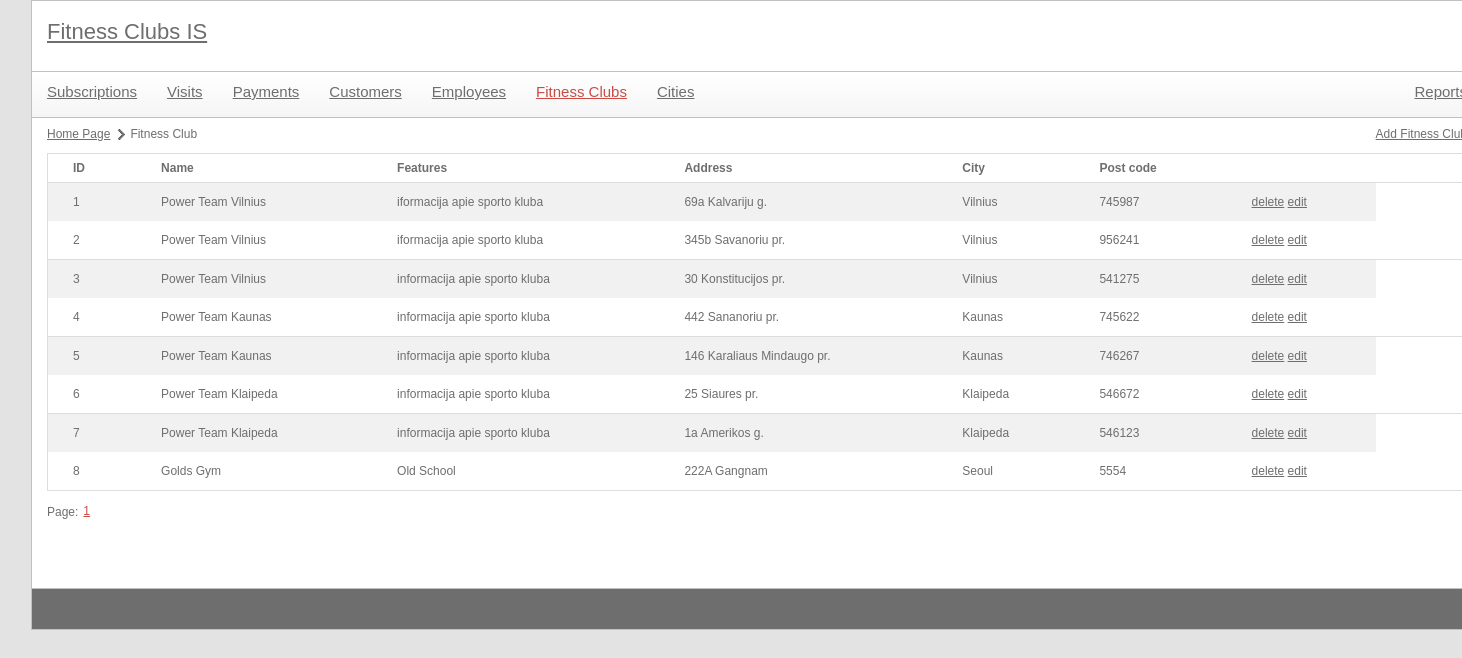
/index.php?module=gyms, run on the app's committed database.
### tables this page shows
CREATE TABLE `FITNESS_CLUB` (
  `id_fitness_club` int(11) NOT NULL,
  `name` varchar(30) NOT NULL,
  `features` varchar(255) NOT NULL,
  `fk_address_id` int(11) NOT NULL
);

CREATE TABLE `ADDRESS` (
  `id_address` int(11) NOT NULL,
  `street` varchar(30) NOT NULL,
  `house_number` varchar(11) NOT NULL,
  `post_code` int(8) NOT NULL,
  `fk_city_id` int(11) NOT NULL
);

CREATE TABLE `CITY` (
  `id_city` int(11) NOT NULL,
  `city` varchar(20) NOT NULL
);

### utils/mysql.class.php (called while the page is built, shortened)
<?php
class mysql {
    protected static $connection;
    public static function connect() {
		if(!isset(self::$connection)) {
            self::$connection = new mysqli(config::DB_SERVER, config::DB_USERNAME, config::DB_PASSWORD, config::DB_NAME);
        }
        return self::$connection;
    }
    public static function query($query) {
        $connection = mysql::connect();
        $result = $connection->query($query);
        return $result;
    }
    public static function select($query) {
        $rows = array();
        $result = mysql::query($query);
        while ($row = $result->fetch_assoc()) {
            $rows[] = $row;
        }
        return $rows;
    }
	public static function escape($field) {
		$connection =  mysql::connect();
		return mysqli_real_escape_string($connection, $field);
	}
}

### utils/paging.class.php (called while the page is built, shortened)
<?php
class paging {
	public $size;
	public function __construct($rowsPerPage) {
		$this->size = $rowsPerPage;
	}
	public function process($total, $currentPage) {
		$this->first = ($currentPage - 1) * $this->size;
	}
}
?>

### libraries/gyms.class.php (called while the page is built, shortened)
<?php
class gyms {
	public function getGymsList($limit = null, $offset = null) {
		$limitOffsetString = "";
		if(isset($limit)) {
			$limitOffsetString .= " LIMIT {$limit}";
		}
		if(isset($offset)) {
			$limitOffsetString .= " OFFSET {$offset}";
		}
		$query = "  SELECT `FITNESS_CLUB`.`id_fitness_club`,
						   `FITNESS_CLUB`.`name`,
						   `FITNESS_CLUB`.`features`,
						   `ADDRESS`.`street` AS `street`,
						   `ADDRESS`.`house_number` AS `house_number`,
						   `ADDRESS`.`post_code` AS `post_code`,
						   `CITY`.`city`
					FROM `FITNESS_CLUB`
						LEFT JOIN `ADDRESS`
							ON `FITNESS_CLUB`.`fk_address_id`=`ADDRESS`.`id_address`
						LEFT JOIN `CITY`
							ON `ADDRESS`.`fk_city_id`=`CITY`.`id_city`" . $limitOffsetString;
		$data = mysql::select($query);
		return $data;
	}
}

### controls/gyms_list.php (the view, shortened to what this page needs)
<?php
	include 'libraries/gyms.class.php';
	$gymsObj = new gyms();
	include 'utils/paging.class.php';
	$paging = new paging(NUMBER_OF_ROWS_IN_PAGE);
?>
<ul id="pagePath">
	<li><a href="index.php">Home Page</a></li>
	<li>Fitness Club</li>
</ul>
<div id="actions">
	<a href='index.php?module=<?php echo $module; ?>&action=new'>Add Fitness Club</a>
</div>
<table>
	<tr>
		<th>ID</th>
		<th>Name</th>
		<th>Features</th>
		<th>Address</th>
		<th>City</th>
		<th>Post code</th>
		<th></th>
		<th></th>
	</tr>
	<?php
		$elementCount = $gymsObj->getGymListCount();
		$paging->process($elementCount, $pageId);
		$data = $gymsObj->getGymsList($paging->size, $paging->first);
		foreach($data as $key => $val) {
			echo
				"<tr>"
					. "<td>{$val['id_fitness_club']}</td>"
					. "<td>{$val['name']}</td>"
					. "<td>{$val['features']}</td>"
					. "<td>{$val['house_number']} {$val['street']}</td>"
					. "<td>{$val['city']}</td>"
					. "<td>{$val['post_code']}</td>"
					. "<td>"
						. "<a href='#' onclick='showConfirmDialog(\"{$module}\", \"{$val['id_fitness_club']}\"); return false;' title=''>delete</a>&nbsp;"
						. "<a href='index.php?module={$module}&id={$val['id_fitness_club']}' title=''>edit</a>"
					. "</td>"
				. "</tr>";
		}
	?>
</table>
<?php
	include 'controls/paging.php';
?>

### style/main.css (style rules this page uses)
body { color: #6e6e6e; font-family: Verdana, Geneva, sans-serif; font-size: 12px; background-color: #e3e3e3; width: 1400px; margin: 0px auto; }
a { color: #6e6e6e; }
#contentMain table { margin-top: 3px; width: 100%; border-collapse: collapse; border-top: 1px solid #ddd; border-right: 1px solid #ddd; border-left: 1px solid #ddd; }
#contentMain table th { text-align: left; padding: 8px 25px; font-weight: bold; }
#contentMain table th:last-child { width: 40px; }
#contentMain table th:first-child { border-top-left-radius: 5px; moz-border-top-left-radius: 5px; }
#contentMain table th:last-child { border-top-right-radius: 5px; moz-border-top-right-radius: 5px; }
#contentMain table tr:nth-child(even) { background-color: #f1f1f1; }
#contentMain table td { padding: 8px 25px; text-align: center; line-height: 22px; text-align: left; }
#contentMain table tr:last-child td:first-child { border-bottom-left-radius: 5px; moz-border-bottom-left-radius: 5px; }
#contentMain table tr:last-child td:last-child { border-bottom-right-radius: 5px; moz-border-bottom-right-radius: 5px; }
#contentMain table tr:nth-child(odd) { background-color: #fff; border-bottom: 1px solid #ddd; }
#contentMain #pagePath { margin: 10px 0px 10px 0px; display: block; float: left; }
#contentMain #pagePath li { float: left; display: block; margin-right: 5px; background: url(images/page-path-separator.png) center right no-repeat; padding-right: 15px; }
#contentMain #pagePath li:last-child { background: none; }
#contentMain #actions { float: right; margin: 10px 0px 0px 0px; }

### data on the page
fitness_club: id_fitness_club "1", name "Power Team Vilnius", features "iformacija apie sporto kluba", fk_address.house_number "69a", fk_address.street "Kalvariju g.", city.city "Vilnius", fk_address.post_code "745987"
fitness_club: id_fitness_club "2", name "Power Team Vilnius", features "iformacija apie sporto kluba", fk_address.house_number "345b", fk_address.street "Savanoriu pr.", city.city "Vilnius", fk_address.post_code "956241"
fitness_club: id_fitness_club "3", name "Power Team Vilnius", features "informacija apie sporto kluba", fk_address.house_number "30", fk_address.street "Konstitucijos pr.", city.city "Vilnius", fk_address.post_code "541275"
fitness_club: id_fitness_club "4", name "Power Team Kaunas", features "informacija apie sporto kluba", fk_address.house_number "442", fk_address.street "Sananoriu pr.", city.city "Kaunas", fk_address.post_code "745622"
fitness_club: id_fitness_club "5", name "Power Team Kaunas", features "informacija apie sporto kluba", fk_address.house_number "146", fk_address.street "Karaliaus Mindaugo pr.", city.city "Kaunas", fk_address.post_code "746267"
fitness_club: id_fitness_club "6", name "Power Team Klaipeda", features "informacija apie sporto kluba", fk_address.house_number "25", fk_address.street "Siaures pr.", city.city "Klaipeda", fk_address.post_code "546672"
fitness_club: id_fitness_club "7", name "Power Team Klaipeda", features "informacija apie sporto kluba", fk_address.house_number "1a", fk_address.street "Amerikos g.", city.city "Klaipeda", fk_address.post_code "546123"
fitness_club: id_fitness_club "8", name "Golds Gym", features "Old School", fk_address.house_number "222A", fk_address.street "Gangnam", city.city "Seoul", fk_address.post_code "5554"

### other printed values
$value['page'] "1"
